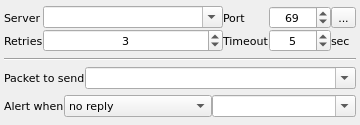
<?xml version="1.0" encoding="UTF-8"?>
<ui version="4.0">
 <class>UdpTestWidget</class>
 <widget class="QWidget" name="UdpTestWidget">
  <property name="geometry">
   <rect>
    <x>0</x>
    <y>0</y>
    <width>360</width>
    <height>125</height>
   </rect>
  </property>
  <property name="font">
   <font>
    <family>DejaVu Sans</family>
    <pointsize>8</pointsize>
   </font>
  </property>
  <property name="windowTitle">
   <string>Form</string>
  </property>
  <layout class="QGridLayout" name="gridLayout_2">
   <property name="leftMargin">
    <number>4</number>
   </property>
   <property name="topMargin">
    <number>0</number>
   </property>
   <property name="rightMargin">
    <number>4</number>
   </property>
   <property name="bottomMargin">
    <number>0</number>
   </property>
   <property name="spacing">
    <number>0</number>
   </property>
   <item row="0" column="0">
    <layout class="QGridLayout" name="gridLayout" columnstretch="0,3,0,0,0">
     <item row="0" column="0">
      <widget class="QLabel" name="lblServer">
       <property name="sizePolicy">
        <sizepolicy hsizetype="Maximum" vsizetype="Preferred">
         <horstretch>0</horstretch>
         <verstretch>0</verstretch>
        </sizepolicy>
       </property>
       <property name="text">
        <string>Server</string>
       </property>
      </widget>
     </item>
     <item row="0" column="1">
      <widget class="QComboBox" name="cmbServer">
       <property name="editable">
        <bool>true</bool>
       </property>
      </widget>
     </item>
     <item row="0" column="2">
      <widget class="QLabel" name="lblPort">
       <property name="sizePolicy">
        <sizepolicy hsizetype="Maximum" vsizetype="Preferred">
         <horstretch>0</horstretch>
         <verstretch>0</verstretch>
        </sizepolicy>
       </property>
       <property name="text">
        <string>Port</string>
       </property>
      </widget>
     </item>
     <item row="0" column="3">
      <widget class="QSpinBox" name="spinPort">
       <property name="alignment">
        <set>Qt::AlignCenter</set>
       </property>
       <property name="minimum">
        <number>1</number>
       </property>
       <property name="maximum">
        <number>65535</number>
       </property>
       <property name="value">
        <number>69</number>
       </property>
      </widget>
     </item>
     <item row="0" column="4">
      <widget class="QToolButton" name="btnPort">
       <property name="text">
        <string>...</string>
       </property>
       <property name="icon">
        <iconset resource="../../qHostMonitor.qrc">
         <normaloff>:/img/browse.png</normaloff>:/img/browse.png</iconset>
       </property>
       <property name="iconSize">
        <size>
         <width>16</width>
         <height>16</height>
        </size>
       </property>
      </widget>
     </item>
     <item row="1" column="0">
      <widget class="QLabel" name="lblRetries">
       <property name="sizePolicy">
        <sizepolicy hsizetype="Maximum" vsizetype="Preferred">
         <horstretch>0</horstretch>
         <verstretch>0</verstretch>
        </sizepolicy>
       </property>
       <property name="text">
        <string>Retries</string>
       </property>
      </widget>
     </item>
     <item row="1" column="1">
      <widget class="QSpinBox" name="spinRetries">
       <property name="alignment">
        <set>Qt::AlignCenter</set>
       </property>
       <property name="minimum">
        <number>1</number>
       </property>
       <property name="maximum">
        <number>60</number>
       </property>
       <property name="value">
        <number>3</number>
       </property>
      </widget>
     </item>
     <item row="1" column="2">
      <widget class="QLabel" name="lblTimeout">
       <property name="sizePolicy">
        <sizepolicy hsizetype="Maximum" vsizetype="Preferred">
         <horstretch>0</horstretch>
         <verstretch>0</verstretch>
        </sizepolicy>
       </property>
       <property name="text">
        <string>Timeout</string>
       </property>
      </widget>
     </item>
     <item row="1" column="3">
      <widget class="QSpinBox" name="spinTimeout">
       <property name="alignment">
        <set>Qt::AlignCenter</set>
       </property>
       <property name="maximum">
        <number>600</number>
       </property>
       <property name="value">
        <number>5</number>
       </property>
      </widget>
     </item>
     <item row="1" column="4">
      <widget class="QLabel" name="label_5">
       <property name="text">
        <string>sec</string>
       </property>
      </widget>
     </item>
    </layout>
   </item>
   <item row="1" column="0">
    <widget class="Line" name="line">
     <property name="orientation">
      <enum>Qt::Horizontal</enum>
     </property>
    </widget>
   </item>
   <item row="2" column="0">
    <layout class="QHBoxLayout" name="horizontalLayout_2">
     <item>
      <widget class="QLabel" name="lblPacketToSend">
       <property name="sizePolicy">
        <sizepolicy hsizetype="Maximum" vsizetype="Preferred">
         <horstretch>0</horstretch>
         <verstretch>0</verstretch>
        </sizepolicy>
       </property>
       <property name="text">
        <string>Packet to send</string>
       </property>
      </widget>
     </item>
     <item>
      <widget class="QComboBox" name="cmbPacketSend">
       <property name="editable">
        <bool>true</bool>
       </property>
      </widget>
     </item>
    </layout>
   </item>
   <item row="3" column="0">
    <layout class="QHBoxLayout" name="horizontalLayout">
     <item>
      <widget class="QLabel" name="lblAlertWhen">
       <property name="sizePolicy">
        <sizepolicy hsizetype="Maximum" vsizetype="Preferred">
         <horstretch>0</horstretch>
         <verstretch>0</verstretch>
        </sizepolicy>
       </property>
       <property name="text">
        <string>Alert when</string>
       </property>
      </widget>
     </item>
     <item>
      <widget class="QComboBox" name="cmbAlertCondition">
       <item>
        <property name="text">
         <string>no reply</string>
        </property>
       </item>
       <item>
        <property name="text">
         <string>any reply</string>
        </property>
       </item>
       <item>
        <property name="text">
         <string>reply contains</string>
        </property>
       </item>
       <item>
        <property name="text">
         <string>reply doesn't contain</string>
        </property>
       </item>
       <item>
        <property name="text">
         <string>reply equal to</string>
        </property>
       </item>
       <item>
        <property name="text">
         <string>reply not equal to</string>
        </property>
       </item>
      </widget>
     </item>
     <item>
      <widget class="QComboBox" name="cmbAlert">
       <property name="editable">
        <bool>true</bool>
       </property>
      </widget>
     </item>
    </layout>
   </item>
  </layout>
 </widget>
 <resources>
  <include location="../../qHostMonitor.qrc"/>
  <include location="../../qHostMonitor.qrc"/>
 </resources>
 <connections/>
</ui>
